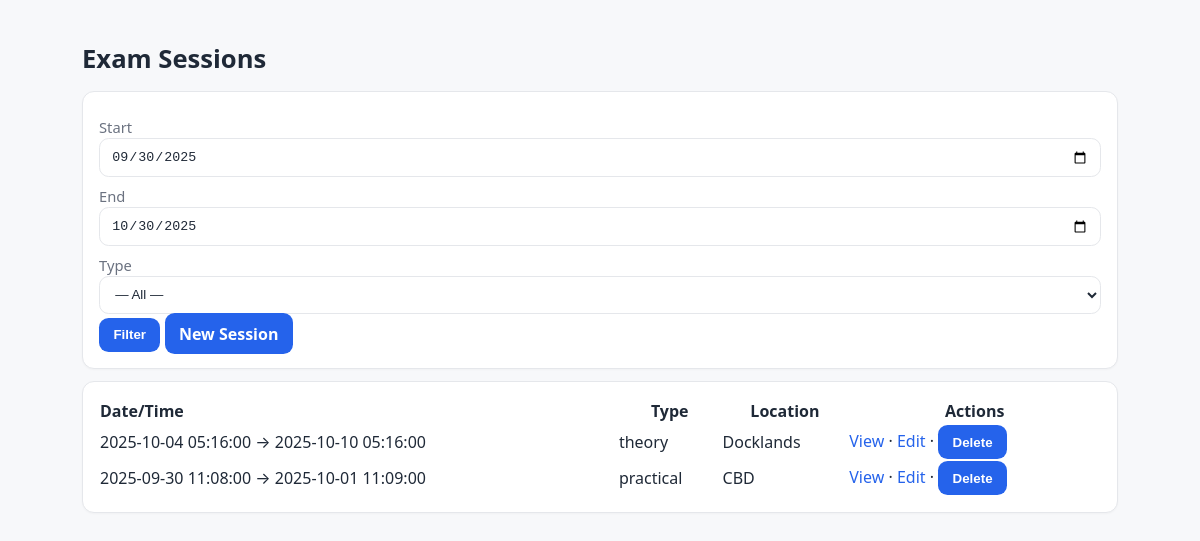
Page /public/exams/sessions/index.php (signed in) on the committed database.
### tables this page shows
CREATE TABLE `exam_sessions` (
  `id` int(11) NOT NULL,
  `type_id` int(11) NOT NULL,
  `start_time` datetime NOT NULL,
  `end_time` datetime DEFAULT NULL,
  `location` varchar(255) DEFAULT NULL,
  `notes` text DEFAULT NULL,
  `created_by` int(11) NOT NULL,
  `created_at` datetime NOT NULL DEFAULT current_timestamp()
);

CREATE TABLE `exam_types` (
  `id` int(11) NOT NULL,
  `name` varchar(50) NOT NULL
);

### php/Core/Auth.php (called while the page is built, shortened)
<?php
class Auth
{
    public static function user(): ?array
    {
        return $_SESSION['user'] ?? null;
    }
    public static function check(): bool
    {
        return self::user() !== null;
    }
}

### php/Models/ExamSession.php (called while the page is built, shortened)
<?php
class ExamSession {
    public static function all(string $qStart='', string $qEnd='', ?int $typeId=null): array {
        $where = ["1=1"]; $params = [];
        if ($qStart) { $where[] = "es.start_time >= ?"; $params[] = $qStart; }
        if ($qEnd)   { $where[] = "es.start_time < ?";  $params[] = $qEnd; }
        $sql = "SELECT es.*, et.name AS type_name
                FROM exam_sessions es
                JOIN exam_types et ON et.id = es.type_id
                WHERE " . implode(" AND ", $where) . "
                ORDER BY es.start_time DESC";
        $stmt = Database::pdo()->prepare($sql);
        $stmt->execute($params);
        return $stmt->fetchAll(PDO::FETCH_ASSOC);
    }
}

### php/Core/Database.php (called while the page is built, shortened)
<?php
class Database
{
    private static ?PDO $pdo = null;
    public static function pdo(): PDO
    {
        if (self::$pdo === null) {
            $dsn = "mysql:host=" . Config::DB_HOST . ";dbname=" . Config::DB_NAME . ";charset=" . Config::DB_CHARSET;
            $options = [
                PDO::ATTR_ERRMODE => PDO::ERRMODE_EXCEPTION,
                PDO::ATTR_DEFAULT_FETCH_MODE => PDO::FETCH_ASSOC,
                PDO::ATTR_EMULATE_PREPARES => false,
            ];
            try {
                self::$pdo = new PDO($dsn, Config::DB_USER, Config::DB_PASS, $options);
            } catch (PDOException $e) {
                http_response_code(500);
                die("Database connection failed: " . htmlspecialchars($e->getMessage(), ENT_QUOTES, 'UTF-8'));
            }
        }
        return self::$pdo;
    }
}

### public/exams/sessions/index.php (the view, shortened to what this page needs)
<?php
require_once __DIR__ . '/../../../php/Core/Database.php';
require_once __DIR__ . '/../../../php/Core/Auth.php';
require_once __DIR__ . '/../../../php/Models/ExamSession.php';
$start = $_GET['start'] ?? date('Y-m-d');
$end = $_GET['end'] ?? date('Y-m-d', strtotime('+30 days'));
$type_id = !empty($_GET['type_id']) ? (int)$_GET['type_id'] : null;
$rows = ExamSession::all($start . ' 00:00:00', date('Y-m-d 00:00:00', strtotime($end . ' +1 day')), $type_id);
?>
<!doctype html>
<html lang="en">
<head>
  <link rel="stylesheet" href="../../../assets/css/main.css">
</head>
<body>
<main class="container">
  <h1>Exam Sessions</h1>
  <form method="get" class="card">
    <label>Start <input type="date" name="start" value="<?= htmlspecialchars($start) ?>"></label>
    <label>End <input type="date" name="end" value="<?= htmlspecialchars($end) ?>"></label>
    <label>Type
      <select name="type_id">
        <option value="">— All —</option>
      </select>
    </label>
    <button type="submit">Filter</button>
    <?php if (\Core\Auth::check(['admin','staff'])): ?>
      <?php if (empty($STUDENT_VIEW_ONLY)) : ?><a class="btn" href="create.php">New Session</a><?php endif; ?>
    <?php endif; ?>
  </form>
  <div class="card">
    <table style="width:100%; border-collapse:collapse;">
      <thead><tr><th style="text-align:left">Date/Time</th><th>Type</th><th>Location</th><th>Actions</th></tr></thead>
      <tbody>
      <?php foreach ($rows as $r): ?>
        <tr>
          <td><?= htmlspecialchars($r['start_time']) ?><?= $r['end_time'] ? ' → ' . htmlspecialchars($r['end_time']) : '' ?></td>
          <td><?= htmlspecialchars($r['type_name']) ?></td>
          <td><?= htmlspecialchars($r['location'] ?? '') ?></td>
          <td>
            <a href="view.php?id=<?= (int)$r['id'] ?>">View</a>
            <?php if (\Core\Auth::check(['admin','staff'])): ?> ·
              <a href="edit.php?id=<?= (int)$r['id'] ?>">Edit</a> ·
              <form method="post" action="delete.php" style="display:inline" onsubmit="return confirm('Delete this session?')">
                <button type="submit">Delete</button>
              </form>
            <?php endif; ?>
          </td>
        </tr>
      <?php endforeach; if (empty($rows)): ?>
        <tr><td colspan="4">No sessions found.</td></tr>
      <?php endif; ?>
      </tbody>
    </table>
  </div>
</main>
</body>
</html>

### assets/css/main.css (style rules this page uses)
:root { --bg:#f7f8fa; --card:#ffffff; --text:#1f2937; --muted:#6b7280; --primary:#2563eb; --primary-600:#1d4ed8; --border:#e5e7eb; --accent:#10b981; --danger:#ef4444; }
* { box-sizing:border-box }
html,body { height:100% }
body { margin:0; font-family:system-ui,-apple-system,Segoe UI,Roboto,Ubuntu,Cantarell,Noto Sans,sans-serif; color:var(--text); background:var(--bg); line-height:1.5; }
.container { max-width:1100px;margin:5px auto;padding:2rem }
a { color:var(--primary);text-decoration:none }
.card { background:var(--card);border:1px solid var(--border);border-radius:12px;padding:1rem;margin:.75rem 0;box-shadow:0 1px 2px rgba(0,0,0,.03) }
h1 { font-size:1.6rem;margin:.2rem 0 .8rem }
form label { display:block;margin:.5rem 0 .25rem;color:var(--muted);font-size:.92rem }
input[type="text"],input[type="number"],input[type="datetime-local"],input[type="date"],input[type="email"],input[type="password"],select,textarea { width:100%;padding:.6rem .7rem;border:1px solid var(--border);border-radius:.6rem;background:var(--card);color:var(--text) }
button,.btn,input[type="submit"] { appearance:none;border:0;border-radius:.6rem;background:var(--primary);color:#fff;padding:.6rem .9rem;font-weight:600;cursor:pointer }

### rows in the picture
exam_sessions: start_time "2025-10-04 05:16:00", end_time "2025-10-10 05:16:00", type.name "theory", location "Docklands"
exam_sessions: start_time "2025-09-30 11:08:00", end_time "2025-10-01 11:09:00", type.name "practical", location "CBD"
